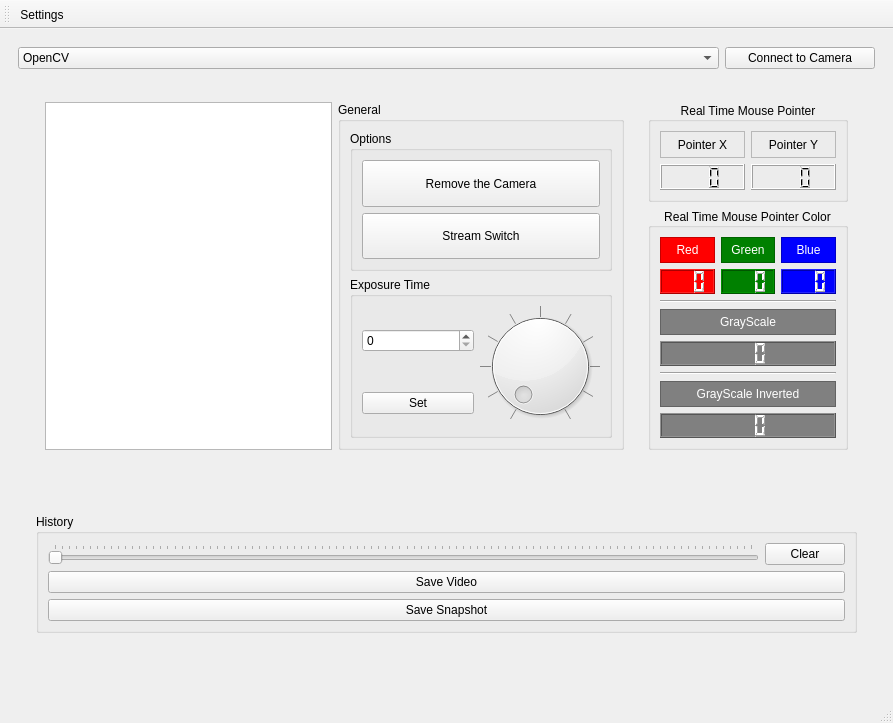
<?xml version="1.0" encoding="UTF-8"?>
<ui version="4.0">
 <author>Muhammed Said BİLGEHAN</author>
 <class>MainWindow</class>
 <widget class="QMainWindow" name="MainWindow">
  <property name="geometry">
   <rect>
    <x>0</x>
    <y>0</y>
    <width>893</width>
    <height>723</height>
   </rect>
  </property>
  <property name="windowTitle">
   <string>MainWindow</string>
  </property>
  <widget class="QWidget" name="centralwidget">
   <layout class="QGridLayout" name="gridLayout_6">
    <item row="0" column="0">
     <widget class="QWidget" name="widget_Camera_Area" native="true">
      <layout class="QGridLayout" name="gridLayout_5">
       <item row="0" column="0">
        <widget class="QComboBox" name="comboBox_Camera_API_Selection">
         <property name="sizePolicy">
          <sizepolicy hsizetype="Minimum" vsizetype="Maximum">
           <horstretch>0</horstretch>
           <verstretch>0</verstretch>
          </sizepolicy>
         </property>
         <item>
          <property name="text">
           <string>OpenCV</string>
          </property>
         </item>
         <item>
          <property name="text">
           <string>Basler</string>
          </property>
         </item>
         <item>
          <property name="text">
           <string>Baumer</string>
          </property>
         </item>
        </widget>
       </item>
       <item row="0" column="1">
        <widget class="QPushButton" name="pushButton_Page_1_Connect_to_Camera">
         <property name="sizePolicy">
          <sizepolicy hsizetype="Minimum" vsizetype="Maximum">
           <horstretch>0</horstretch>
           <verstretch>0</verstretch>
          </sizepolicy>
         </property>
         <property name="maximumSize">
          <size>
           <width>150</width>
           <height>16777215</height>
          </size>
         </property>
         <property name="text">
          <string>Connect to Camera</string>
         </property>
        </widget>
       </item>
       <item row="1" column="0" colspan="2">
        <widget class="QWidget" name="widget_Page_1_Main" native="true">
         <layout class="QVBoxLayout" name="verticalLayout">
          <item>
           <widget class="QWidget" name="widget_Page_1_Camera" native="true">
            <property name="sizePolicy">
             <sizepolicy hsizetype="Minimum" vsizetype="Minimum">
              <horstretch>0</horstretch>
              <verstretch>0</verstretch>
             </sizepolicy>
            </property>
            <layout class="QGridLayout" name="gridLayout_2">
             <item row="0" column="1" rowspan="2">
              <widget class="QWidget" name="widget_Real_Time_Properties" native="true">
               <property name="sizePolicy">
                <sizepolicy hsizetype="Preferred" vsizetype="Ignored">
                 <horstretch>0</horstretch>
                 <verstretch>0</verstretch>
                </sizepolicy>
               </property>
               <property name="maximumSize">
                <size>
                 <width>300</width>
                 <height>16777215</height>
                </size>
               </property>
               <layout class="QVBoxLayout" name="verticalLayout_2">
                <item>
                 <widget class="QGroupBox" name="groupBox_real_time_pointer_xy">
                  <property name="sizePolicy">
                   <sizepolicy hsizetype="Ignored" vsizetype="Preferred">
                    <horstretch>0</horstretch>
                    <verstretch>0</verstretch>
                   </sizepolicy>
                  </property>
                  <property name="minimumSize">
                   <size>
                    <width>200</width>
                    <height>50</height>
                   </size>
                  </property>
                  <property name="maximumSize">
                   <size>
                    <width>300</width>
                    <height>100</height>
                   </size>
                  </property>
                  <property name="title">
                   <string>Real Time Mouse Pointer</string>
                  </property>
                  <property name="alignment">
                   <set>Qt::AlignCenter</set>
                  </property>
                  <layout class="QGridLayout" name="gridLayout_9">
                   <item row="0" column="1">
                    <widget class="QLabel" name="label_Pointer_Y">
                     <property name="sizePolicy">
                      <sizepolicy hsizetype="Preferred" vsizetype="Minimum">
                       <horstretch>0</horstretch>
                       <verstretch>0</verstretch>
                      </sizepolicy>
                     </property>
                     <property name="minimumSize">
                      <size>
                       <width>50</width>
                       <height>15</height>
                      </size>
                     </property>
                     <property name="frameShape">
                      <enum>QFrame::StyledPanel</enum>
                     </property>
                     <property name="frameShadow">
                      <enum>QFrame::Sunken</enum>
                     </property>
                     <property name="text">
                      <string>Pointer Y</string>
                     </property>
                     <property name="alignment">
                      <set>Qt::AlignCenter</set>
                     </property>
                    </widget>
                   </item>
                   <item row="0" column="0">
                    <widget class="QLabel" name="label_Pointer_X">
                     <property name="sizePolicy">
                      <sizepolicy hsizetype="Preferred" vsizetype="Minimum">
                       <horstretch>0</horstretch>
                       <verstretch>0</verstretch>
                      </sizepolicy>
                     </property>
                     <property name="minimumSize">
                      <size>
                       <width>50</width>
                       <height>15</height>
                      </size>
                     </property>
                     <property name="frameShape">
                      <enum>QFrame::StyledPanel</enum>
                     </property>
                     <property name="frameShadow">
                      <enum>QFrame::Sunken</enum>
                     </property>
                     <property name="text">
                      <string>Pointer X</string>
                     </property>
                     <property name="alignment">
                      <set>Qt::AlignCenter</set>
                     </property>
                    </widget>
                   </item>
                   <item row="1" column="0">
                    <widget class="QLCDNumber" name="lcdNumber_Pointer_X">
                     <property name="sizePolicy">
                      <sizepolicy hsizetype="Minimum" vsizetype="Minimum">
                       <horstretch>0</horstretch>
                       <verstretch>0</verstretch>
                      </sizepolicy>
                     </property>
                     <property name="minimumSize">
                      <size>
                       <width>50</width>
                       <height>15</height>
                      </size>
                     </property>
                     <property name="digitCount">
                      <number>3</number>
                     </property>
                     <property name="mode">
                      <enum>QLCDNumber::Dec</enum>
                     </property>
                    </widget>
                   </item>
                   <item row="1" column="1">
                    <widget class="QLCDNumber" name="lcdNumber_Pointer_Y">
                     <property name="sizePolicy">
                      <sizepolicy hsizetype="Minimum" vsizetype="Minimum">
                       <horstretch>0</horstretch>
                       <verstretch>0</verstretch>
                      </sizepolicy>
                     </property>
                     <property name="minimumSize">
                      <size>
                       <width>50</width>
                       <height>15</height>
                      </size>
                     </property>
                     <property name="digitCount">
                      <number>3</number>
                     </property>
                     <property name="mode">
                      <enum>QLCDNumber::Dec</enum>
                     </property>
                    </widget>
                   </item>
                  </layout>
                 </widget>
                </item>
                <item>
                 <widget class="QGroupBox" name="groupBox_Real_Time_Pointer_Color">
                  <property name="sizePolicy">
                   <sizepolicy hsizetype="Ignored" vsizetype="Preferred">
                    <horstretch>0</horstretch>
                    <verstretch>0</verstretch>
                   </sizepolicy>
                  </property>
                  <property name="minimumSize">
                   <size>
                    <width>200</width>
                    <height>150</height>
                   </size>
                  </property>
                  <property name="maximumSize">
                   <size>
                    <width>300</width>
                    <height>250</height>
                   </size>
                  </property>
                  <property name="title">
                   <string>Real Time Mouse Pointer Color</string>
                  </property>
                  <property name="alignment">
                   <set>Qt::AlignCenter</set>
                  </property>
                  <layout class="QGridLayout" name="gridLayout_10">
                   <item row="4" column="0" colspan="3">
                    <widget class="QLCDNumber" name="lcdNumber_Pointer_Color_Grayscale">
                     <property name="sizePolicy">
                      <sizepolicy hsizetype="Preferred" vsizetype="Minimum">
                       <horstretch>0</horstretch>
                       <verstretch>0</verstretch>
                      </sizepolicy>
                     </property>
                     <property name="minimumSize">
                      <size>
                       <width>170</width>
                       <height>0</height>
                      </size>
                     </property>
                     <property name="styleSheet">
                      <string notr="true">color: white;
background-color: gray;</string>
                     </property>
                     <property name="digitCount">
                      <number>3</number>
                     </property>
                     <property name="mode">
                      <enum>QLCDNumber::Dec</enum>
                     </property>
                    </widget>
                   </item>
                   <item row="1" column="1">
                    <widget class="QLCDNumber" name="lcdNumber_Pointer_Color_Green">
                     <property name="sizePolicy">
                      <sizepolicy hsizetype="Preferred" vsizetype="Minimum">
                       <horstretch>0</horstretch>
                       <verstretch>0</verstretch>
                      </sizepolicy>
                     </property>
                     <property name="minimumSize">
                      <size>
                       <width>50</width>
                       <height>0</height>
                      </size>
                     </property>
                     <property name="styleSheet">
                      <string notr="true">color: white;
background-color: green;</string>
                     </property>
                     <property name="digitCount">
                      <number>3</number>
                     </property>
                     <property name="mode">
                      <enum>QLCDNumber::Dec</enum>
                     </property>
                    </widget>
                   </item>
                   <item row="2" column="0" colspan="3">
                    <widget class="Line" name="line_2">
                     <property name="orientation">
                      <enum>Qt::Horizontal</enum>
                     </property>
                    </widget>
                   </item>
                   <item row="3" column="0" colspan="3">
                    <widget class="QLabel" name="label_Pointer_Color_Grayscale">
                     <property name="sizePolicy">
                      <sizepolicy hsizetype="Preferred" vsizetype="Preferred">
                       <horstretch>0</horstretch>
                       <verstretch>0</verstretch>
                      </sizepolicy>
                     </property>
                     <property name="minimumSize">
                      <size>
                       <width>170</width>
                       <height>0</height>
                      </size>
                     </property>
                     <property name="styleSheet">
                      <string notr="true">color: white;
background-color: grey;</string>
                     </property>
                     <property name="frameShape">
                      <enum>QFrame::StyledPanel</enum>
                     </property>
                     <property name="frameShadow">
                      <enum>QFrame::Sunken</enum>
                     </property>
                     <property name="text">
                      <string>GrayScale</string>
                     </property>
                     <property name="alignment">
                      <set>Qt::AlignCenter</set>
                     </property>
                    </widget>
                   </item>
                   <item row="6" column="0" colspan="3">
                    <widget class="QLabel" name="label_Pointer_Color_Grayscale_Inverted">
                     <property name="sizePolicy">
                      <sizepolicy hsizetype="Preferred" vsizetype="Preferred">
                       <horstretch>0</horstretch>
                       <verstretch>0</verstretch>
                      </sizepolicy>
                     </property>
                     <property name="minimumSize">
                      <size>
                       <width>170</width>
                       <height>0</height>
                      </size>
                     </property>
                     <property name="styleSheet">
                      <string notr="true">color: white;
background-color: grey;</string>
                     </property>
                     <property name="frameShape">
                      <enum>QFrame::StyledPanel</enum>
                     </property>
                     <property name="frameShadow">
                      <enum>QFrame::Sunken</enum>
                     </property>
                     <property name="text">
                      <string>GrayScale Inverted</string>
                     </property>
                     <property name="alignment">
                      <set>Qt::AlignCenter</set>
                     </property>
                    </widget>
                   </item>
                   <item row="7" column="0" colspan="3">
                    <widget class="QLCDNumber" name="lcdNumber_Pointer_Color_Grayscale_Inverted">
                     <property name="sizePolicy">
                      <sizepolicy hsizetype="Preferred" vsizetype="Minimum">
                       <horstretch>0</horstretch>
                       <verstretch>0</verstretch>
                      </sizepolicy>
                     </property>
                     <property name="minimumSize">
                      <size>
                       <width>170</width>
                       <height>0</height>
                      </size>
                     </property>
                     <property name="styleSheet">
                      <string notr="true">color: white;
background-color: gray;</string>
                     </property>
                     <property name="digitCount">
                      <number>3</number>
                     </property>
                     <property name="mode">
                      <enum>QLCDNumber::Dec</enum>
                     </property>
                    </widget>
                   </item>
                   <item row="1" column="2">
                    <widget class="QLCDNumber" name="lcdNumber_Pointer_Color_Blue">
                     <property name="sizePolicy">
                      <sizepolicy hsizetype="Preferred" vsizetype="Minimum">
                       <horstretch>0</horstretch>
                       <verstretch>0</verstretch>
                      </sizepolicy>
                     </property>
                     <property name="minimumSize">
                      <size>
                       <width>50</width>
                       <height>0</height>
                      </size>
                     </property>
                     <property name="styleSheet">
                      <string notr="true">color: white;
background-color: blue;</string>
                     </property>
                     <property name="digitCount">
                      <number>3</number>
                     </property>
                     <property name="mode">
                      <enum>QLCDNumber::Dec</enum>
                     </property>
                    </widget>
                   </item>
                   <item row="0" column="1">
                    <widget class="QLabel" name="label_Pointer_Color_Green">
                     <property name="sizePolicy">
                      <sizepolicy hsizetype="Preferred" vsizetype="Preferred">
                       <horstretch>0</horstretch>
                       <verstretch>0</verstretch>
                      </sizepolicy>
                     </property>
                     <property name="minimumSize">
                      <size>
                       <width>50</width>
                       <height>0</height>
                      </size>
                     </property>
                     <property name="autoFillBackground">
                      <bool>false</bool>
                     </property>
                     <property name="styleSheet">
                      <string notr="true">color: white;
background-color: green;</string>
                     </property>
                     <property name="frameShape">
                      <enum>QFrame::StyledPanel</enum>
                     </property>
                     <property name="frameShadow">
                      <enum>QFrame::Sunken</enum>
                     </property>
                     <property name="text">
                      <string>Green</string>
                     </property>
                     <property name="alignment">
                      <set>Qt::AlignCenter</set>
                     </property>
                    </widget>
                   </item>
                   <item row="0" column="2">
                    <widget class="QLabel" name="label_Pointer_Color_Blue">
                     <property name="sizePolicy">
                      <sizepolicy hsizetype="Preferred" vsizetype="Preferred">
                       <horstretch>0</horstretch>
                       <verstretch>0</verstretch>
                      </sizepolicy>
                     </property>
                     <property name="minimumSize">
                      <size>
                       <width>50</width>
                       <height>0</height>
                      </size>
                     </property>
                     <property name="autoFillBackground">
                      <bool>false</bool>
                     </property>
                     <property name="styleSheet">
                      <string notr="true">color: white;
background-color: blue;</string>
                     </property>
                     <property name="frameShape">
                      <enum>QFrame::StyledPanel</enum>
                     </property>
                     <property name="frameShadow">
                      <enum>QFrame::Sunken</enum>
                     </property>
                     <property name="text">
                      <string>Blue</string>
                     </property>
                     <property name="alignment">
                      <set>Qt::AlignCenter</set>
                     </property>
                    </widget>
                   </item>
                   <item row="5" column="0" colspan="3">
                    <widget class="Line" name="line_3">
                     <property name="orientation">
                      <enum>Qt::Horizontal</enum>
                     </property>
                    </widget>
                   </item>
                   <item row="0" column="0">
                    <widget class="QLabel" name="label_Pointer_Color_Red">
                     <property name="sizePolicy">
                      <sizepolicy hsizetype="Preferred" vsizetype="Preferred">
                       <horstretch>0</horstretch>
                       <verstretch>0</verstretch>
                      </sizepolicy>
                     </property>
                     <property name="minimumSize">
                      <size>
                       <width>50</width>
                       <height>0</height>
                      </size>
                     </property>
                     <property name="autoFillBackground">
                      <bool>false</bool>
                     </property>
                     <property name="styleSheet">
                      <string notr="true">color: white;
background-color: red;</string>
                     </property>
                     <property name="frameShape">
                      <enum>QFrame::StyledPanel</enum>
                     </property>
                     <property name="frameShadow">
                      <enum>QFrame::Sunken</enum>
                     </property>
                     <property name="lineWidth">
                      <number>10</number>
                     </property>
                     <property name="text">
                      <string>Red</string>
                     </property>
                     <property name="alignment">
                      <set>Qt::AlignCenter</set>
                     </property>
                    </widget>
                   </item>
                   <item row="1" column="0">
                    <widget class="QLCDNumber" name="lcdNumber_Pointer_Color_Red">
                     <property name="sizePolicy">
                      <sizepolicy hsizetype="Preferred" vsizetype="Minimum">
                       <horstretch>0</horstretch>
                       <verstretch>0</verstretch>
                      </sizepolicy>
                     </property>
                     <property name="minimumSize">
                      <size>
                       <width>50</width>
                       <height>0</height>
                      </size>
                     </property>
                     <property name="styleSheet">
                      <string notr="true">color: white;
background-color: red;</string>
                     </property>
                     <property name="digitCount">
                      <number>3</number>
                     </property>
                     <property name="mode">
                      <enum>QLCDNumber::Dec</enum>
                     </property>
                    </widget>
                   </item>
                  </layout>
                 </widget>
                </item>
               </layout>
              </widget>
             </item>
             <item row="0" column="0" rowspan="2">
              <widget class="QWidget" name="widget_Page_1_Camera_Frame" native="true">
               <property name="sizePolicy">
                <sizepolicy hsizetype="MinimumExpanding" vsizetype="MinimumExpanding">
                 <horstretch>0</horstretch>
                 <verstretch>0</verstretch>
                </sizepolicy>
               </property>
               <layout class="QGridLayout" name="gridLayout_7">
                <item row="3" column="1">
                 <widget class="QGroupBox" name="groupBox_Page_1_Camera_General">
                  <property name="sizePolicy">
                   <sizepolicy hsizetype="Ignored" vsizetype="Ignored">
                    <horstretch>0</horstretch>
                    <verstretch>0</verstretch>
                   </sizepolicy>
                  </property>
                  <property name="maximumSize">
                   <size>
                    <width>300</width>
                    <height>16777215</height>
                   </size>
                  </property>
                  <property name="title">
                   <string>General</string>
                  </property>
                  <layout class="QVBoxLayout" name="verticalLayout_3">
                   <item>
                    <widget class="QGroupBox" name="groupBox">
                     <property name="sizePolicy">
                      <sizepolicy hsizetype="Preferred" vsizetype="MinimumExpanding">
                       <horstretch>0</horstretch>
                       <verstretch>0</verstretch>
                      </sizepolicy>
                     </property>
                     <property name="title">
                      <string>Options</string>
                     </property>
                     <layout class="QVBoxLayout" name="verticalLayout_4">
                      <item>
                       <widget class="QPushButton" name="pushButton_Page_1_Remove_the_Camera">
                        <property name="sizePolicy">
                         <sizepolicy hsizetype="Ignored" vsizetype="Minimum">
                          <horstretch>0</horstretch>
                          <verstretch>0</verstretch>
                         </sizepolicy>
                        </property>
                        <property name="minimumSize">
                         <size>
                          <width>75</width>
                          <height>0</height>
                         </size>
                        </property>
                        <property name="maximumSize">
                         <size>
                          <width>16777215</width>
                          <height>16777215</height>
                         </size>
                        </property>
                        <property name="text">
                         <string>Remove the Camera</string>
                        </property>
                       </widget>
                      </item>
                      <item>
                       <widget class="QPushButton" name="pushButton_Page_1_Stream_Switch">
                        <property name="sizePolicy">
                         <sizepolicy hsizetype="Ignored" vsizetype="Minimum">
                          <horstretch>0</horstretch>
                          <verstretch>0</verstretch>
                         </sizepolicy>
                        </property>
                        <property name="minimumSize">
                         <size>
                          <width>75</width>
                          <height>0</height>
                         </size>
                        </property>
                        <property name="maximumSize">
                         <size>
                          <width>16777215</width>
                          <height>16777215</height>
                         </size>
                        </property>
                        <property name="text">
                         <string>Stream Switch</string>
                        </property>
                       </widget>
                      </item>
                     </layout>
                    </widget>
                   </item>
                   <item>
                    <widget class="QGroupBox" name="groupBox_Exposure_Time">
                     <property name="sizePolicy">
                      <sizepolicy hsizetype="MinimumExpanding" vsizetype="MinimumExpanding">
                       <horstretch>0</horstretch>
                       <verstretch>0</verstretch>
                      </sizepolicy>
                     </property>
                     <property name="minimumSize">
                      <size>
                       <width>100</width>
                       <height>100</height>
                      </size>
                     </property>
                     <property name="title">
                      <string>Exposure Time</string>
                     </property>
                     <layout class="QGridLayout" name="gridLayout_4">
                      <item row="3" column="0">
                       <widget class="QPushButton" name="pushButton_Set_Exposure">
                        <property name="text">
                         <string>Set</string>
                        </property>
                       </widget>
                      </item>
                      <item row="2" column="0">
                       <widget class="QSpinBox" name="spinBox_Exposure_Time"/>
                      </item>
                      <item row="2" column="1" rowspan="2">
                       <widget class="QDial" name="dial_Exposure_Time">
                        <property name="minimumSize">
                         <size>
                          <width>120</width>
                          <height>120</height>
                         </size>
                        </property>
                        <property name="minimum">
                         <number>40000</number>
                        </property>
                        <property name="maximum">
                         <number>170000</number>
                        </property>
                        <property name="singleStep">
                         <number>10</number>
                        </property>
                        <property name="value">
                         <number>40000</number>
                        </property>
                        <property name="notchTarget">
                         <double>10.000000000000000</double>
                        </property>
                        <property name="notchesVisible">
                         <bool>true</bool>
                        </property>
                       </widget>
                      </item>
                     </layout>
                    </widget>
                   </item>
                  </layout>
                 </widget>
                </item>
                <item row="3" column="0">
                 <widget class="QGraphicsView" name="graphicsView_Page_1_Camera">
                  <property name="sizePolicy">
                   <sizepolicy hsizetype="MinimumExpanding" vsizetype="Minimum">
                    <horstretch>0</horstretch>
                    <verstretch>0</verstretch>
                   </sizepolicy>
                  </property>
                  <property name="minimumSize">
                   <size>
                    <width>250</width>
                    <height>250</height>
                   </size>
                  </property>
                  <property name="mouseTracking">
                   <bool>true</bool>
                  </property>
                  <property name="verticalScrollBarPolicy">
                   <enum>Qt::ScrollBarAlwaysOff</enum>
                  </property>
                  <property name="horizontalScrollBarPolicy">
                   <enum>Qt::ScrollBarAlwaysOff</enum>
                  </property>
                 </widget>
                </item>
               </layout>
              </widget>
             </item>
            </layout>
           </widget>
          </item>
          <item>
           <widget class="QWidget" name="widget_Page_1_Tools" native="true">
            <property name="sizePolicy">
             <sizepolicy hsizetype="Ignored" vsizetype="Ignored">
              <horstretch>0</horstretch>
              <verstretch>0</verstretch>
             </sizepolicy>
            </property>
            <property name="maximumSize">
             <size>
              <width>16777215</width>
              <height>200</height>
             </size>
            </property>
            <layout class="QGridLayout" name="gridLayout_11">
             <item row="0" column="0">
              <widget class="QGroupBox" name="groupBox_History">
               <property name="sizePolicy">
                <sizepolicy hsizetype="Preferred" vsizetype="Maximum">
                 <horstretch>0</horstretch>
                 <verstretch>0</verstretch>
                </sizepolicy>
               </property>
               <property name="title">
                <string>History</string>
               </property>
               <layout class="QGridLayout" name="gridLayout">
                <item row="0" column="0">
                 <widget class="QSlider" name="horizontalSlider_Page_1_Buffer_Step_Bar">
                  <property name="orientation">
                   <enum>Qt::Horizontal</enum>
                  </property>
                  <property name="tickPosition">
                   <enum>QSlider::TicksAbove</enum>
                  </property>
                  <property name="tickInterval">
                   <number>0</number>
                  </property>
                 </widget>
                </item>
                <item row="0" column="1">
                 <widget class="QPushButton" name="pushButton_Buffer_Clear">
                  <property name="text">
                   <string>Clear</string>
                  </property>
                 </widget>
                </item>
                <item row="2" column="0" colspan="2">
                 <widget class="QPushButton" name="pushButton_Page_1_Video">
                  <property name="text">
                   <string>Save Video</string>
                  </property>
                 </widget>
                </item>
                <item row="3" column="0" colspan="2">
                 <widget class="QPushButton" name="pushButton_Page_1_Snapshot">
                  <property name="text">
                   <string>Save Snapshot</string>
                  </property>
                 </widget>
                </item>
               </layout>
              </widget>
             </item>
            </layout>
           </widget>
          </item>
         </layout>
        </widget>
       </item>
      </layout>
     </widget>
    </item>
   </layout>
  </widget>
  <widget class="QStatusBar" name="statusbar"/>
  <widget class="QToolBar" name="toolBar">
   <property name="windowTitle">
    <string>toolBar</string>
   </property>
   <attribute name="toolBarArea">
    <enum>TopToolBarArea</enum>
   </attribute>
   <attribute name="toolBarBreak">
    <bool>false</bool>
   </attribute>
   <addaction name="action_Settings_Page"/>
  </widget>
  <action name="action_Settings_Page">
   <property name="text">
    <string>&amp;Settings</string>
   </property>
   <property name="toolTip">
    <string>Settings</string>
   </property>
  </action>
 </widget>
 <resources/>
 <connections/>
 <designerdata>
  <property name="gridDeltaX">
   <number>10</number>
  </property>
  <property name="gridDeltaY">
   <number>10</number>
  </property>
  <property name="gridSnapX">
   <bool>true</bool>
  </property>
  <property name="gridSnapY">
   <bool>true</bool>
  </property>
  <property name="gridVisible">
   <bool>true</bool>
  </property>
 </designerdata>
</ui>
